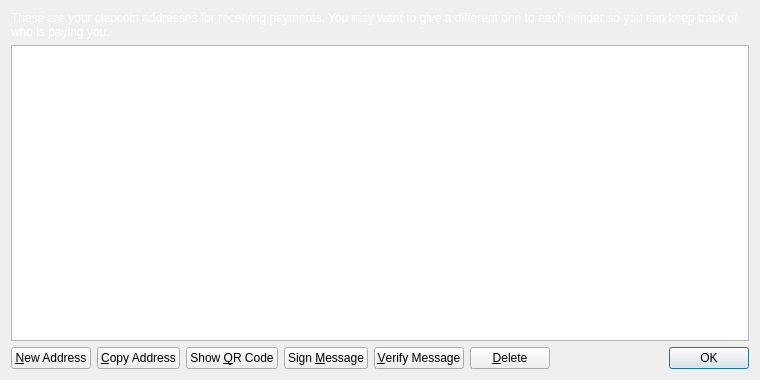
<?xml version="1.0" encoding="UTF-8"?>
<ui version="4.0">
 <class>AddressBookPage</class>
 <widget class="QWidget" name="AddressBookPage">
  <property name="geometry">
   <rect>
    <x>0</x>
    <y>0</y>
    <width>760</width>
    <height>380</height>
   </rect>
  </property>
  <property name="windowTitle">
   <string>Address Book</string>
  </property>
  <layout class="QVBoxLayout" name="verticalLayout">
   <item>
    <widget class="QLabel" name="labelExplanation">
     <property name="styleSheet">
      <string notr="true">color: #fff</string>
     </property>
     <property name="text">
      <string>These are your clapcoin addresses for receiving payments. You may want to give a different one to each sender so you can keep track of who is paying you.</string>
     </property>
     <property name="textFormat">
      <enum>Qt::PlainText</enum>
     </property>
     <property name="wordWrap">
      <bool>true</bool>
     </property>
    </widget>
   </item>
   <item>
    <widget class="QTableView" name="tableView">
     <property name="contextMenuPolicy">
      <enum>Qt::CustomContextMenu</enum>
     </property>
     <property name="toolTip">
      <string>Double-click to edit address or label</string>
     </property>
     <property name="tabKeyNavigation">
      <bool>false</bool>
     </property>
     <property name="alternatingRowColors">
      <bool>true</bool>
     </property>
     <property name="selectionMode">
      <enum>QAbstractItemView::SingleSelection</enum>
     </property>
     <property name="selectionBehavior">
      <enum>QAbstractItemView::SelectRows</enum>
     </property>
     <property name="sortingEnabled">
      <bool>true</bool>
     </property>
     <attribute name="verticalHeaderVisible">
      <bool>false</bool>
     </attribute>
    </widget>
   </item>
   <item>
    <layout class="QHBoxLayout" name="horizontalLayout">
     <item>
      <widget class="QPushButton" name="newAddressButton">
       <property name="toolTip">
        <string>Create a new address</string>
       </property>
       <property name="text">
        <string>&amp;New Address</string>
       </property>
       <property name="icon">
        <iconset resource="../bitcoin.qrc">
         <normaloff>:/icons/add</normaloff>:/icons/add</iconset>
       </property>
      </widget>
     </item>
     <item>
      <widget class="QPushButton" name="copyToClipboard">
       <property name="toolTip">
        <string>Copy the currently selected address to the system clipboard</string>
       </property>
       <property name="text">
        <string>&amp;Copy Address</string>
       </property>
       <property name="icon">
        <iconset resource="../bitcoin.qrc">
         <normaloff>:/icons/editcopy</normaloff>:/icons/editcopy</iconset>
       </property>
      </widget>
     </item>
     <item>
      <widget class="QPushButton" name="showQRCode">
       <property name="text">
        <string>Show &amp;QR Code</string>
       </property>
       <property name="icon">
        <iconset resource="../bitcoin.qrc">
         <normaloff>:/icons/qrcode</normaloff>:/icons/qrcode</iconset>
       </property>
      </widget>
     </item>
     <item>
      <widget class="QPushButton" name="signMessage">
       <property name="toolTip">
        <string>Sign a message to prove you own a clapcoin address</string>
       </property>
       <property name="text">
        <string>Sign &amp;Message</string>
       </property>
       <property name="icon">
        <iconset resource="../bitcoin.qrc">
         <normaloff>:/icons/edit</normaloff>:/icons/edit</iconset>
       </property>
      </widget>
     </item>
     <item>
      <widget class="QPushButton" name="verifyMessage">
       <property name="toolTip">
        <string>Verify a message to ensure it was signed with a specified clapcoin address</string>
       </property>
       <property name="text">
        <string>&amp;Verify Message</string>
       </property>
       <property name="icon">
        <iconset resource="../bitcoin.qrc">
         <normaloff>:/icons/transaction_0</normaloff>:/icons/transaction_0</iconset>
       </property>
      </widget>
     </item>
     <item>
      <widget class="QPushButton" name="deleteButton">
       <property name="toolTip">
        <string>Delete the currently selected address from the list</string>
       </property>
       <property name="text">
        <string>&amp;Delete</string>
       </property>
       <property name="icon">
        <iconset resource="../bitcoin.qrc">
         <normaloff>:/icons/remove</normaloff>:/icons/remove</iconset>
       </property>
      </widget>
     </item>
     <item>
      <spacer name="horizontalSpacer">
       <property name="orientation">
        <enum>Qt::Horizontal</enum>
       </property>
       <property name="sizeHint" stdset="0">
        <size>
         <width>40</width>
         <height>20</height>
        </size>
       </property>
      </spacer>
     </item>
     <item>
      <widget class="QDialogButtonBox" name="buttonBox">
       <property name="sizePolicy">
        <sizepolicy hsizetype="Maximum" vsizetype="Fixed">
         <horstretch>0</horstretch>
         <verstretch>0</verstretch>
        </sizepolicy>
       </property>
       <property name="standardButtons">
        <set>QDialogButtonBox::Ok</set>
       </property>
      </widget>
     </item>
    </layout>
   </item>
  </layout>
 </widget>
 <resources>
  <include location="../bitcoin.qrc"/>
 </resources>
 <connections/>
</ui>
